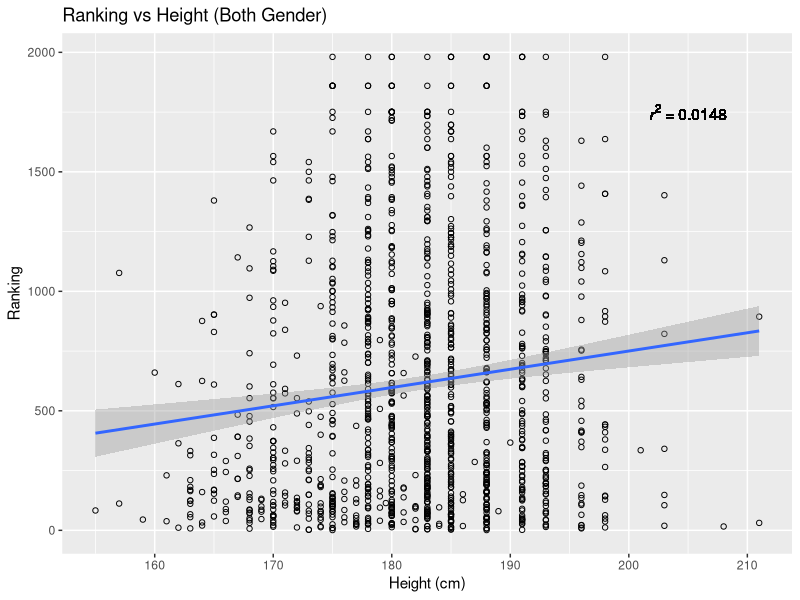
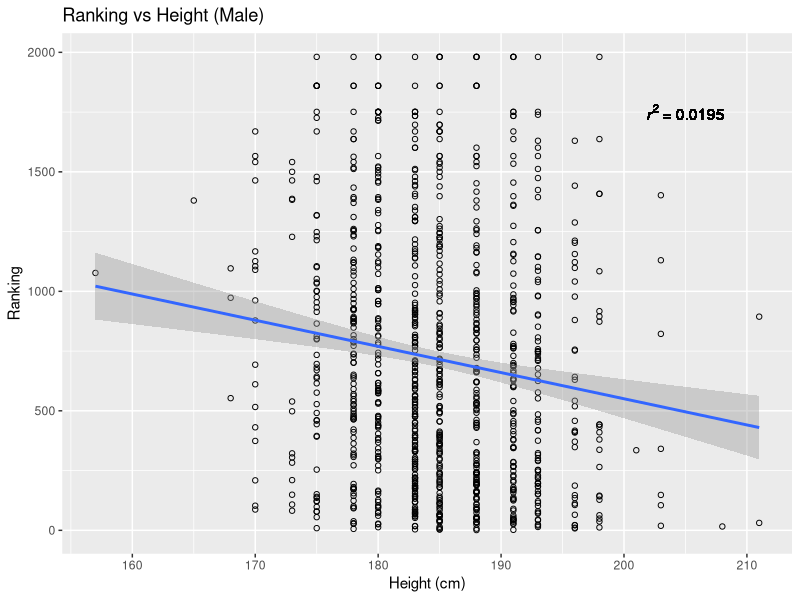
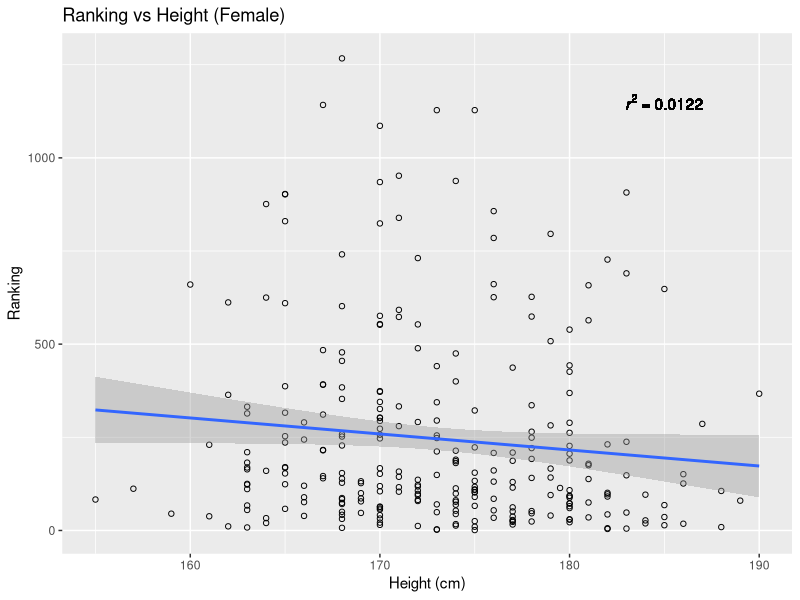
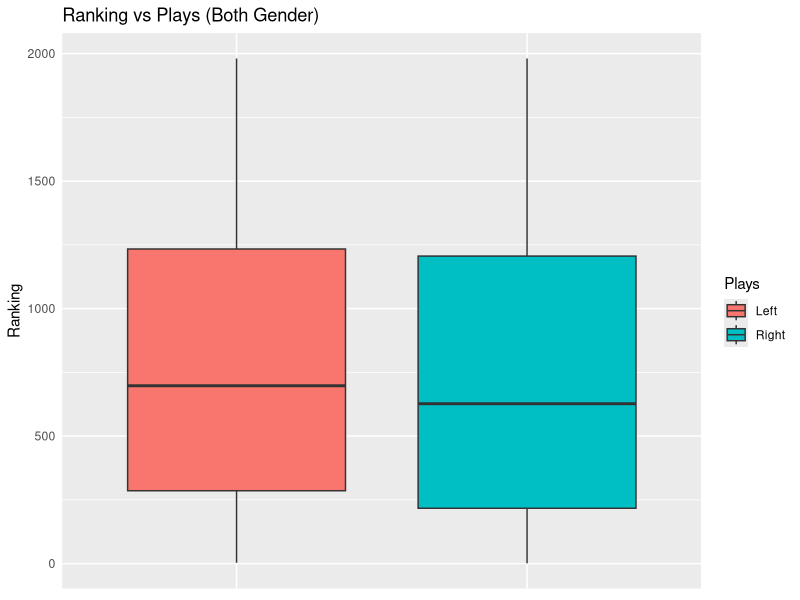
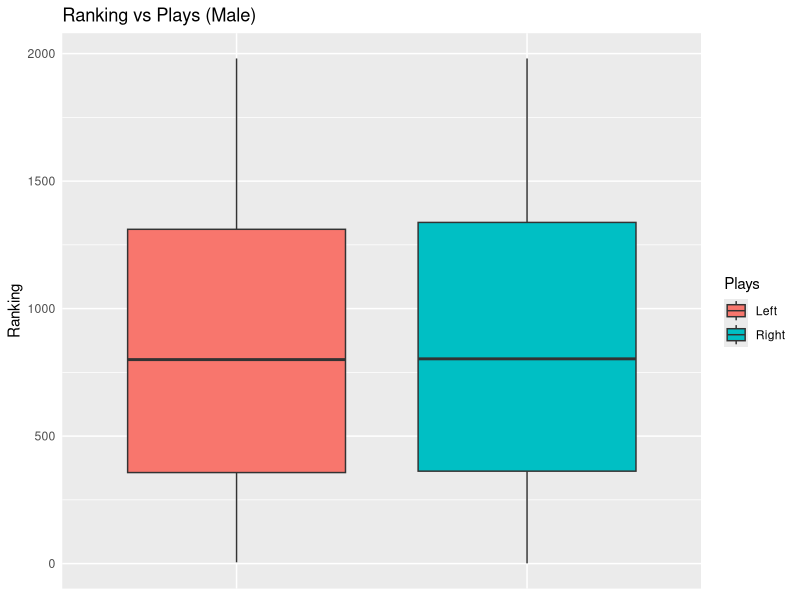
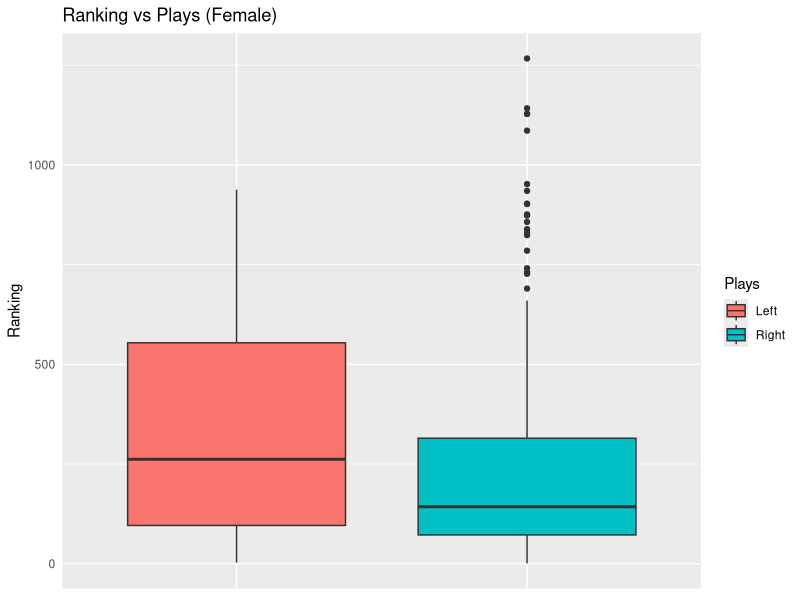

R code for these plots, in order:
library(dplyr)
library(ggplot2)
library(Hmisc)

df <- read.csv("crawled_rawdata.csv")

df$height[df$height==0.0] <- NA
df$weight[df$height==0.0] <- NA

df$plays <- as.character(df$plays)
df$plays[grepl('^Right', df$plays)] <- "Right"
df$plays[grepl('^Left', df$plays)] <- "Left"
df$plays[grepl('^Ambi', df$plays)] <- NA
df$plays[df$plays==""] <- NA
df$plays <- as.factor(df$plays)

str(df)

lm_eqn <- function(y, x, df){
  m <- lm(y ~ x, df)
  eq <- substitute( italic(r)^2~"="~r2, list(r2 = format(summary(m)$r.squared, digits = 3)))
  as.character(as.expression(eq))
}

ggplot(df, aes(x=height, y=current_rank)) +
  ggtitle("Ranking vs Height (Both Gender)") +
  geom_point(shape=1) +
  geom_smooth(method=lm) + labs(y = "Ranking", x = "Height (cm)") +
  geom_text(x = 205, y = 1750, 
            label = lm_eqn(df$current_rank, df$height, df), 
            parse = TRUE)

ggplot(df[df$gender=='male',], aes(x=height, y=current_rank)) +
  ggtitle("Ranking vs Height (Male)") +
  geom_point(shape=1) +
  geom_smooth(method=lm) + labs(y = "Ranking", x = "Height (cm)") +
  geom_text(x = 205, y = 1750, 
            label = lm_eqn(df[df$gender=='male',]$current_rank, df[df$gender=='male',]$height, df[df$gender=='male',]), 
            parse = TRUE)

ggplot(df[df$gender=='female',], aes(x=height, y=current_rank)) +
  ggtitle("Ranking vs Height (Female)") +
  geom_point(shape=1) +
  geom_smooth(method=lm) + labs(y = "Ranking", x = "Height (cm)") +
  geom_text(x = 185, y = 1150, 
            label = lm_eqn(df[df$gender=='female',]$current_rank, df[df$gender=='female',]$height, df[df$gender=='female',]), 
            parse = TRUE)

ggplot(df[!is.na(df$plays),], aes(x=plays, y=current_rank, fill=plays)) + 
  ggtitle("Ranking vs Plays (Both Gender)") +
  geom_boxplot() + labs(y = "Ranking", x = "Plays") +
  theme(axis.ticks = element_blank(), 
        axis.text.x = element_blank(),
        axis.title.x = element_blank()) + 
  guides(fill=guide_legend(title="Plays"))

ggplot(df[df$gender=='male' & !is.na(df$plays),],aes(x=plays, y=current_rank, fill=plays)) + 
  ggtitle("Ranking vs Plays (Male)") +
  geom_boxplot() + labs(y = "Ranking", x = "Plays") +
  theme(axis.ticks = element_blank(), 
        axis.text.x = element_blank(),
        axis.title.x = element_blank()) + 
  guides(fill=guide_legend(title="Plays"))

ggplot(df[df$gender=='female' & !is.na(df$plays),], aes(x=plays, y=current_rank, fill=plays)) + 
  ggtitle("Ranking vs Plays (Female)") +
  geom_boxplot() + labs(y = "Ranking", x = "Plays") +
  theme(axis.ticks = element_blank(), 
        axis.text.x = element_blank(),
        axis.title.x = element_blank()) + 
  guides(fill=guide_legend(title="Plays"))

write.csv(df, file = "final_table.csv")


final_matrix <- as.matrix(df[,c('height',
                                'current_rank')])

rcorr(final_matrix, type="pearson")
rcorr(final_matrix, type="spearman")

cor.test(df$height,
         df$current_rank,
         method="pearson")

cor.test(df$height,
         df$current_rank,
         method="spearman")

cor.test(df$height,
         df$current_rank,
         method="kendall")
